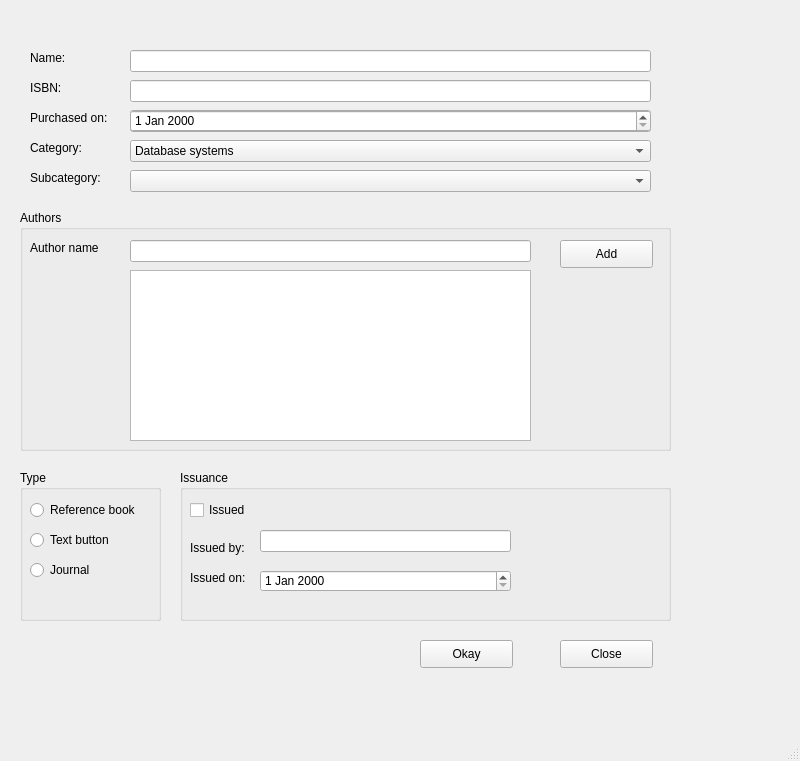
<?xml version="1.0" encoding="UTF-8"?>
<ui version="4.0">
 <class>MainWindow</class>
 <widget class="QMainWindow" name="MainWindow">
  <property name="geometry">
   <rect>
    <x>0</x>
    <y>0</y>
    <width>800</width>
    <height>761</height>
   </rect>
  </property>
  <property name="windowTitle">
   <string>MainWindow</string>
  </property>
  <widget class="QWidget" name="centralwidget">
   <widget class="QLabel" name="label">
    <property name="geometry">
     <rect>
      <x>30</x>
      <y>50</y>
      <width>55</width>
      <height>16</height>
     </rect>
    </property>
    <property name="text">
     <string>Name:</string>
    </property>
   </widget>
   <widget class="QLabel" name="label_2">
    <property name="geometry">
     <rect>
      <x>30</x>
      <y>80</y>
      <width>55</width>
      <height>16</height>
     </rect>
    </property>
    <property name="text">
     <string>ISBN:</string>
    </property>
   </widget>
   <widget class="QLabel" name="label_3">
    <property name="geometry">
     <rect>
      <x>30</x>
      <y>110</y>
      <width>101</width>
      <height>16</height>
     </rect>
    </property>
    <property name="text">
     <string>Purchased on:</string>
    </property>
   </widget>
   <widget class="QLabel" name="label_4">
    <property name="geometry">
     <rect>
      <x>30</x>
      <y>140</y>
      <width>55</width>
      <height>16</height>
     </rect>
    </property>
    <property name="text">
     <string>Category:</string>
    </property>
   </widget>
   <widget class="QLabel" name="label_5">
    <property name="geometry">
     <rect>
      <x>30</x>
      <y>170</y>
      <width>101</width>
      <height>16</height>
     </rect>
    </property>
    <property name="text">
     <string>Subcategory:</string>
    </property>
   </widget>
   <widget class="QLineEdit" name="lineEdit">
    <property name="geometry">
     <rect>
      <x>130</x>
      <y>50</y>
      <width>521</width>
      <height>22</height>
     </rect>
    </property>
   </widget>
   <widget class="QLineEdit" name="isbn">
    <property name="geometry">
     <rect>
      <x>130</x>
      <y>80</y>
      <width>521</width>
      <height>22</height>
     </rect>
    </property>
   </widget>
   <widget class="QLineEdit" name="lineEdit_3">
    <property name="geometry">
     <rect>
      <x>130</x>
      <y>110</y>
      <width>521</width>
      <height>22</height>
     </rect>
    </property>
   </widget>
   <widget class="QDateEdit" name="purchasedate">
    <property name="geometry">
     <rect>
      <x>130</x>
      <y>110</y>
      <width>521</width>
      <height>22</height>
     </rect>
    </property>
   </widget>
   <widget class="QComboBox" name="category">
    <property name="geometry">
     <rect>
      <x>130</x>
      <y>140</y>
      <width>521</width>
      <height>22</height>
     </rect>
    </property>
    <item>
     <property name="text">
      <string>Database systems</string>
     </property>
    </item>
    <item>
     <property name="text">
      <string>OOP</string>
     </property>
    </item>
    <item>
     <property name="text">
      <string>Artificial Intelligence</string>
     </property>
    </item>
   </widget>
   <widget class="QComboBox" name="subcategory">
    <property name="geometry">
     <rect>
      <x>130</x>
      <y>170</y>
      <width>521</width>
      <height>22</height>
     </rect>
    </property>
   </widget>
   <widget class="QLabel" name="label_7">
    <property name="geometry">
     <rect>
      <x>30</x>
      <y>240</y>
      <width>91</width>
      <height>16</height>
     </rect>
    </property>
    <property name="text">
     <string>Author name</string>
    </property>
   </widget>
   <widget class="QLineEdit" name="authorname">
    <property name="geometry">
     <rect>
      <x>130</x>
      <y>240</y>
      <width>401</width>
      <height>22</height>
     </rect>
    </property>
   </widget>
   <widget class="QPushButton" name="add">
    <property name="geometry">
     <rect>
      <x>560</x>
      <y>240</y>
      <width>93</width>
      <height>28</height>
     </rect>
    </property>
    <property name="text">
     <string>Add</string>
    </property>
   </widget>
   <widget class="QGroupBox" name="groupBox">
    <property name="geometry">
     <rect>
      <x>20</x>
      <y>210</y>
      <width>651</width>
      <height>241</height>
     </rect>
    </property>
    <property name="title">
     <string>Authors</string>
    </property>
    <widget class="QListWidget" name="authors">
     <property name="geometry">
      <rect>
       <x>110</x>
       <y>60</y>
       <width>401</width>
       <height>171</height>
      </rect>
     </property>
    </widget>
   </widget>
   <widget class="QGroupBox" name="groupBox_2">
    <property name="geometry">
     <rect>
      <x>20</x>
      <y>470</y>
      <width>141</width>
      <height>151</height>
     </rect>
    </property>
    <property name="title">
     <string>Type</string>
    </property>
    <widget class="QRadioButton" name="radioButton">
     <property name="geometry">
      <rect>
       <x>10</x>
       <y>30</y>
       <width>121</width>
       <height>20</height>
      </rect>
     </property>
     <property name="text">
      <string>Reference book</string>
     </property>
    </widget>
    <widget class="QRadioButton" name="radioButton_2">
     <property name="geometry">
      <rect>
       <x>10</x>
       <y>60</y>
       <width>95</width>
       <height>20</height>
      </rect>
     </property>
     <property name="text">
      <string>Text button</string>
     </property>
    </widget>
    <widget class="QRadioButton" name="radioButton_3">
     <property name="geometry">
      <rect>
       <x>10</x>
       <y>90</y>
       <width>95</width>
       <height>20</height>
      </rect>
     </property>
     <property name="text">
      <string>Journal</string>
     </property>
    </widget>
   </widget>
   <widget class="QGroupBox" name="groupBox_3">
    <property name="geometry">
     <rect>
      <x>180</x>
      <y>470</y>
      <width>491</width>
      <height>151</height>
     </rect>
    </property>
    <property name="title">
     <string>Issuance</string>
    </property>
    <widget class="QCheckBox" name="checkbox">
     <property name="geometry">
      <rect>
       <x>10</x>
       <y>30</y>
       <width>81</width>
       <height>20</height>
      </rect>
     </property>
     <property name="text">
      <string>Issued</string>
     </property>
    </widget>
    <widget class="QLabel" name="label_6">
     <property name="geometry">
      <rect>
       <x>10</x>
       <y>70</y>
       <width>61</width>
       <height>16</height>
      </rect>
     </property>
     <property name="text">
      <string>Issued by:</string>
     </property>
    </widget>
    <widget class="QLabel" name="label_8">
     <property name="geometry">
      <rect>
       <x>10</x>
       <y>100</y>
       <width>71</width>
       <height>16</height>
      </rect>
     </property>
     <property name="text">
      <string>Issued on:</string>
     </property>
    </widget>
    <widget class="QLineEdit" name="issuedby">
     <property name="geometry">
      <rect>
       <x>80</x>
       <y>60</y>
       <width>251</width>
       <height>22</height>
      </rect>
     </property>
    </widget>
    <widget class="QDateEdit" name="issuedate">
     <property name="geometry">
      <rect>
       <x>80</x>
       <y>100</y>
       <width>251</width>
       <height>22</height>
      </rect>
     </property>
    </widget>
   </widget>
   <widget class="QPushButton" name="okay">
    <property name="geometry">
     <rect>
      <x>420</x>
      <y>640</y>
      <width>93</width>
      <height>28</height>
     </rect>
    </property>
    <property name="text">
     <string>Okay</string>
    </property>
   </widget>
   <widget class="QPushButton" name="pushButton_3">
    <property name="geometry">
     <rect>
      <x>560</x>
      <y>640</y>
      <width>93</width>
      <height>28</height>
     </rect>
    </property>
    <property name="text">
     <string>Close</string>
    </property>
   </widget>
   <zorder>groupBox</zorder>
   <zorder>label</zorder>
   <zorder>label_2</zorder>
   <zorder>label_3</zorder>
   <zorder>label_4</zorder>
   <zorder>label_5</zorder>
   <zorder>lineEdit</zorder>
   <zorder>isbn</zorder>
   <zorder>lineEdit_3</zorder>
   <zorder>purchasedate</zorder>
   <zorder>category</zorder>
   <zorder>subcategory</zorder>
   <zorder>label_7</zorder>
   <zorder>authorname</zorder>
   <zorder>add</zorder>
   <zorder>groupBox_2</zorder>
   <zorder>groupBox_3</zorder>
   <zorder>okay</zorder>
   <zorder>pushButton_3</zorder>
  </widget>
  <widget class="QMenuBar" name="menubar">
   <property name="geometry">
    <rect>
     <x>0</x>
     <y>0</y>
     <width>800</width>
     <height>26</height>
    </rect>
   </property>
  </widget>
  <widget class="QStatusBar" name="statusbar"/>
 </widget>
 <resources/>
 <connections/>
</ui>
